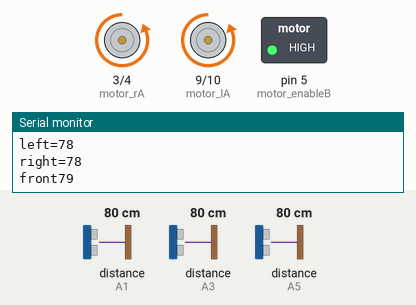
The sketch below on a simulated Arduino Uno, built with avr-gcc and run on an emulated ATmega328P. On the bench: motor-driver pin pairs drawn as motors (green arrow = first pin HIGH = forward, orange = second pin HIGH = backward, longer = more drive, scaled by the enable pin), switched loads named in the sketch (green lamp = pin HIGH), the last lines printed to the serial monitor. Wiring (inferred from the names in the program): 3 × ultrasonic range finder: trigger A0, echo A1 / trigger A2, echo A3 / trigger A4, echo A5. Inputs (shaded band) come from the test bench; at power-on: distance to the obstacle (sensors on A3, A1, A5) 80 cm. The echo pulse lasts 58.3 µs per cm; pins used as bus, display or sensor lines are not drawn.

Above: at 1.2 s.
1.3 s: distance to the obstacle (sensor on A3) set to 23 cm
2.8 s: distance to the obstacle (sensor on A3) set to 18 cm
At 4.3 s:
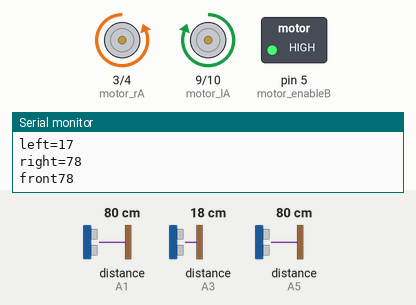
4.6 s: distance to the obstacle (sensor on A1) set to 7 cm
6.1 s: distance to the obstacle (sensor on A1) set to 4 cm
At 6.34 s:
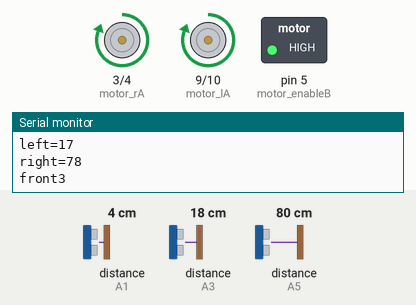
9.1 s: distance to the obstacle (sensor on A5) set to 2 cm
At 10.0 s:
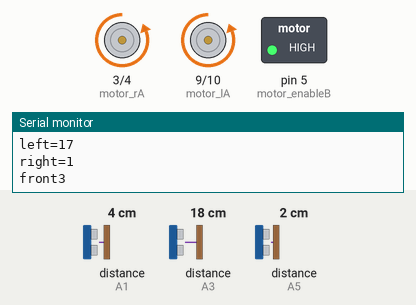
12.1 s: distance to the obstacle (sensor on A5) set to 18 cm
At 12.9 s:
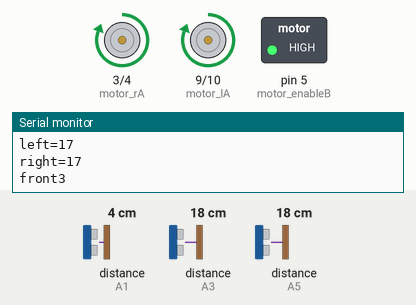
Timing chart, 0 to 16.1 s (numbered marks = the images above; inputs shaded):
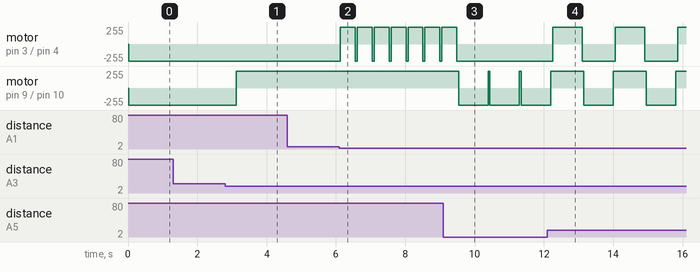

The sketch:

robops.ino
```cpp
int motor_lA = 9;
int motor_lB = 10;
int motor_enableA = 11;

int motor_rA = 3;
int motor_rB = 4;
int motor_enableB = 5;

int trigger_front = A0;
int echo_front = A1;

int trigger_left = A2;
int echo_left = A3;

int trigger_right = A4;
int echo_right = A5;
void setup() {
  // put your setup code here, to run once:
  pinMode(motor_lA,OUTPUT);   //left motors forward
  pinMode(motor_lB,OUTPUT);   //left motors reverse
  pinMode(motor_enableA, OUTPUT);

  pinMode(motor_rA,OUTPUT);   //right motors reverse
  pinMode(motor_rB,OUTPUT);   //rignt motors forward
  pinMode(motor_enableB, OUTPUT);

  pinMode(trigger_front,OUTPUT);
  pinMode(echo_front,INPUT);

  pinMode(trigger_left,OUTPUT);
  pinMode(echo_left,INPUT);

  pinMode(trigger_right,OUTPUT);
  pinMode(echo_right,INPUT);

  analogWrite(motor_enableA, 255);
  analogWrite(motor_enableB, 255);
  Serial.begin(9600);
}

void loop() {
  // put your main code here, to run repeatedly:
   long duration_front, distance_front, duration_left, distance_left, duration_right, distance_right;

  //Calculating distance

  digitalWrite(trigger_front, LOW);
  delayMicroseconds(2);
  digitalWrite(trigger_front, HIGH);
  delayMicroseconds(10);
  digitalWrite(trigger_front, LOW);
  duration_front = pulseIn(echo_front, HIGH);
  distance_front= duration_front*0.034/2;

  digitalWrite(trigger_left, LOW);
  delayMicroseconds(2);
  digitalWrite(trigger_left, HIGH);
  delayMicroseconds(10);
  digitalWrite(trigger_left, LOW);
  duration_left = pulseIn(echo_left, HIGH);
  distance_left= duration_left*0.034/2;

  digitalWrite(trigger_right, LOW);
  delayMicroseconds(2);
  digitalWrite(trigger_right, HIGH);
  delayMicroseconds(10);
  digitalWrite(trigger_right, LOW);
  duration_right = pulseIn(echo_right, HIGH);
  distance_right= duration_right*0.034/2;

  Serial.print("left=");
  Serial.println(distance_left);
   Serial.print("right=");
  Serial.println(distance_right);
   Serial.print("front");
  Serial.println(distance_front);

 if (distance_left<20&&distance_front>5&&distance_right<20)//Straight path
    {
     forward();
    }

  if (distance_left>20&&distance_front<5&&distance_right<20)//Left turn
    {
     left();
     forward();
    }

  if (distance_left<20&&distance_front<5&&distance_right>20)//Right Turn
    {
      right();
      forward();
    }

  if (distance_left>20&&distance_front<5&&distance_right>20)//T Intersection
    {
      left(); // As left is possible
    }

  if (distance_left>20&&distance_front>5&&distance_right<20)//Left T Intersection
    {
      left();// As Left is possible
    }

  if (distance_left<20&&distance_front>5&&distance_right>20)//Right T Tntersection
    {
     forward();//As Straight path is possible
    }

  if(distance_left<20&&distance_front<5&&distance_right<20){ // Dead end
    if(distance_right>=distance_left){
     right();
     delay(420);
     forward();
     }//As no other direction is possible
     if(distance_left>=distance_right){
      left();
      delay(420);
      forward();
      }
    }

  if (distance_left>20&&distance_front>5&&distance_right>20)//4 Lane intersection
    {
     left(); //As no other direction is possible
    }


}
void forward(){
  digitalWrite(motor_lA,1);
  digitalWrite(motor_lB,0);
  digitalWrite(motor_rA,0);
  digitalWrite(motor_rB,1);
  delay(50);
}


void right(){
  digitalWrite(motor_lA,1);
  digitalWrite(motor_lB,0);
  digitalWrite(motor_rA,1);
  digitalWrite(motor_rB,0);
 delay(430);
}


void left(){
  digitalWrite(motor_lA,0);
  digitalWrite(motor_lB,1);
  digitalWrite(motor_rA,0);
  digitalWrite(motor_rB,1);
  delay(430);
}


void Stop(){
  digitalWrite(motor_lA,0);
  digitalWrite(motor_lB,0);
  digitalWrite(motor_rA,0);
  digitalWrite(motor_rB,0);
  delay(300);
}
```

Measured:
- the behaviour switches between 21 and 20 cm on distance to the obstacle (sensor on A3) (found by bisection; images 0 and 1)
- the behaviour switches between 6 and 5 cm on distance to the obstacle (sensor on A1) (found by bisection; images 1 and 2)
- after the input at 2.8 s, motor on pin 9 (motor_lA) / pin 10 (motor_lB): backward 255/255 → forward 255/255 after 0.32 s
- after the input at 6.1 s, motor on pin 3 (motor_rA) / pin 4 (motor_rB): alternates forward 255/255 for 0.43 s and backward 255/255 for 0.06 s, starting at once
- after the input at 9.1 s, motor on pin 3 (motor_rA) / pin 4 (motor_rB): goes on until 9.5 s, then stays backward 255/255; motor on pin 9 (motor_lA) / pin 10 (motor_lB): forward 255/255 → backward 255/255 after 0.44 s
- after the input at 12.1 s, motor on pin 3 (motor_rA) / pin 4 (motor_rB): alternates forward 255/255 for 0.85 s and backward 255/255 for 0.95 s, starting after 0.15 s; motor on pin 9 (motor_lA) / pin 10 (motor_lB): alternates forward 255/255 for 0.95 s and backward 255/255 for 0.85 s, starting after 1.0 s
